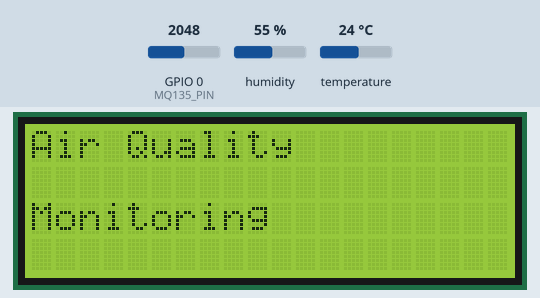
This sketch was run on a simulated ESP32. Parts: 20×4 character LCD. The test bench sets the inputs (shaded band); at power-on: GPIO 0 (MQ135_PIN) = 2048, humidity 55 %, temperature 24 °C. WiFi joins after 1.5 s; servers stay silent unless stated; what the sketch prints to the serial monitor is not drawn.

Above: at 0.1 s.
At 3.7 s:
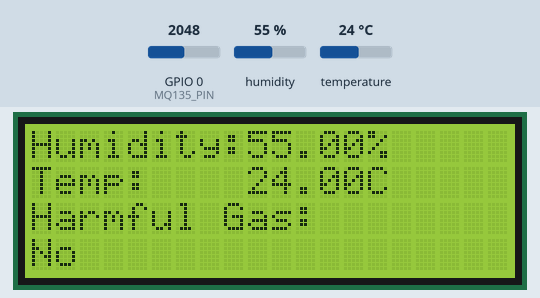

The sketch:

iot_project.ino
```cpp
#include <Wire.h>
#include <LiquidCrystal_I2C.h>
#include <DHT.h>
#include <WiFiClient.h>
#include <WiFi.h>
#include <ThingSpeak.h>
#include <FirebaseESP32.h>

#define CHANNEL_ID 2486725
#define CHANNEL_API_ "WSUK1KLEE098GWOS"

WiFiClient client;

#define WIFI_TIMEOUT_MS 20000
#define WIFI_NETWORK "Sineth"
#define WIFI_PASSWORD "B6912cD3"

#define DHTPIN 4      // Digital pin connected to the DHT sensor
#define DHTTYPE DHT11 // DHT 11

#define MQ135_PIN 0  // Analog pin connected to the MQ135 sensor

DHT dht(DHTPIN, DHTTYPE);

// Set the I2C address of your LCD module (you may need to adjust this)
#define I2C_ADDRESS 0x27

#define FIREBASE_HOST "https://iotproject-3ecb9-default-rtdb.firebaseio.com/"
#define FIREBASE_AUTH "AIzaSyDFEFKQ-Y9xRFy97PlD9WiZ5oZ4G6TF-LU"

FirebaseData firebaseData;
FirebaseConfig firebaseConfig;

// Create an instance of the LiquidCrystal_I2C class
LiquidCrystal_I2C lcd(I2C_ADDRESS, 20, 4); // Adjust the parameters if your LCD is different  pinMode(MQ135_PIN, INPUT);
void connectToWiFi() {
  Serial.print("Connecting to WiFi");
  WiFi.mode(WIFI_STA);
  WiFi.begin(WIFI_NETWORK, WIFI_PASSWORD);

  unsigned long startAttemptTime =millis();
  while (WiFi.status() != WL_CONNECTED) {
    delay(500);
    Serial.print(".");
  }
  Serial.println("WiFi connected");
}
void setup() {
  pinMode(MQ135_PIN, INPUT);
  Serial.begin(9600);
  Serial.println("Air Quality Monitoring");

  lcd.init();
  lcd.backlight();
  lcd.setCursor(0, 0);
  lcd.print("Air Quality ");
  lcd.setCursor(0, 2);
  lcd.print("Monitoring");
  delay(2000);
  dht.begin();

  connectToWiFi();
  ThingSpeak.begin(client);

    firebaseConfig.host = FIREBASE_HOST;
    firebaseConfig.signer.tokens.legacy_token = FIREBASE_AUTH;
    Firebase.begin(&firebaseConfig, nullptr);
}

void loop() {
  float humidity = dht.readHumidity();
  float temperature = dht.readTemperature();
  float LPGLevel = analogRead(MQ135_PIN);
  if (isnan(LPGLevel))
  {
    Serial.println("Failed to read!");
    return;
  } // Read MQ135 sensor value

  if (isnan(humidity) || isnan(temperature)) {
    Serial.println("Failed to read from DHT sensor!");
    lcd.setCursor(0, 2);
    lcd.println("Failed");
    return; // Skip this reading if it's invalid
  }

  // Print current reading to LCD
  lcd.clear();
  lcd.setCursor(0, 0);
  lcd.print("Humidity: ");
  lcd.setCursor(9, 0);
  lcd.print(humidity);
  lcd.print("%");

  lcd.setCursor(0, 1);
  lcd.print("Temp:");
  lcd.setCursor(9, 1);
  lcd.print(temperature);
  lcd.print("C");

  // Determine LPG detection status
  String LPGStatus = (LPGLevel >= 2500) ? "Detected" : "No";

  // Print LPG detection status to LCD
  lcd.setCursor(0, 2);
  lcd.print("Harmful Gas: ");
  lcd.setCursor(0, 3);
  lcd.print(LPGStatus);

  // Print current reading to Serial for debugging
  Serial.print("Humidity:");
  Serial.print(humidity);
  Serial.print("%\t");
  Serial.print("Temperature:");
  Serial.print(temperature);
  Serial.print("C\t");
  Serial.print("harmful gas: ");
  Serial.println(LPGLevel);


  if (!Firebase.setFloat(firebaseData, "Air/Humidity", humidity)) {
    Serial.println("Failed to write to database");
    Serial.println("Reason: " + firebaseData.errorReason());
  }
  if (!Firebase.setFloat(firebaseData, "Air/Temperature", temperature)) {
    Serial.println("Failed to write to database");
    Serial.println("Reason: " + firebaseData.errorReason());
  }
  if (!Firebase.setFloat(firebaseData, "Air/Gas", LPGLevel)) {
    Serial.println("Failed to write to database");
    Serial.println("Reason: " + firebaseData.errorReason());
  }

  // Delay before starting the next round of readings


  ThingSpeak.setField(1, humidity);
  ThingSpeak.setField(2, temperature);

  ThingSpeak.writeFields(CHANNEL_ID, CHANNEL_API_);

  delay(15000);
}
```
